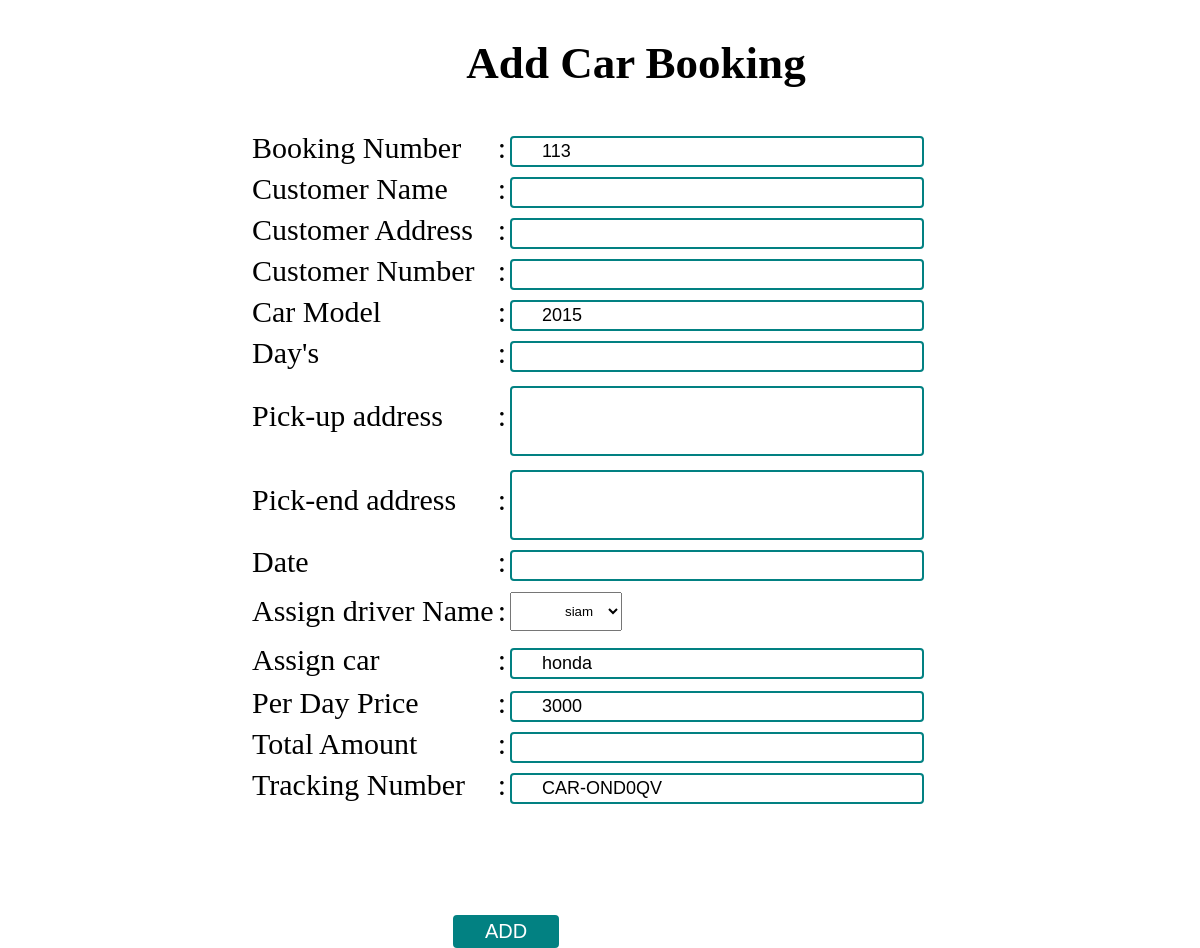
The page /Admin/booking_form.php?book=20 on the database its author committed.
### tables this page shows
CREATE TABLE `booking_information` (
  `id` int(20) NOT NULL,
  `s_l` varchar(10) NOT NULL,
  `c_name` varchar(20) NOT NULL,
  `c_address` varchar(20) NOT NULL,
  `c_number` varchar(20) NOT NULL,
  `car_model` varchar(20) NOT NULL,
  `day` varchar(20) NOT NULL,
  `pick_address` varchar(30) NOT NULL,
  `end_address` varchar(20) NOT NULL,
  `date` varchar(255) NOT NULL,
  `driver_name` varchar(20) NOT NULL,
  `assign_car` varchar(20) NOT NULL,
  `amount` varchar(20) NOT NULL,
  `car_track_no` varchar(255) NOT NULL
);

CREATE TABLE `car_information` (
  `id` int(20) NOT NULL,
  `name` varchar(20) NOT NULL,
  `owner_name` varchar(30) NOT NULL,
  `phone` varchar(30) NOT NULL,
  `model_number` varchar(30) NOT NULL,
  `registration_number` varchar(30) NOT NULL,
  `owner_address` varchar(20) NOT NULL,
  `car_color` varchar(20) NOT NULL,
  `price` varchar(20) NOT NULL,
  `image_link` varchar(20) NOT NULL,
  `car_track_no` varchar(255) NOT NULL
);

### db_connect/connection.php (called while the page is built, shortened)
<?php
class database
{
	public $servername="localhost";
	public $username="root";
	public $pass="";
	public $dbname="rent_management";
	public $link;
	private function dbconnect(){
		$this->link = new mysqli($this->servername,$this->username,$this->pass,$this->dbname) or die("database failed".$this->link->error."(".$this->link->errno.")");
	}
		public function select($a)
		{
			$scr_querr=$this->link->query($a);
			if($scr_querr->num_rows>0)
			{
				return $scr_querr;
			}
		}
			}
			?>

### Admin/booking_form.php (the view, shortened to what this page needs)
    <?php
require_once("../db_connect/connection.php");
$db=new database();
global $sms;
@$amount =$_POST["total"];
?>
 <?php
  if (isset($_GET['book'])) {
    $car_id = $_GET['book'];
    $select_car = "SELECT * FROM `car_information` WHERE id = '$car_id'";
    $exe_car = $db->select($select_car);
    while ($row = $exe_car->fetch_assoc()) {
      $name = $row['name'];
      $amount = $row['price'];
      $Track = $row['car_track_no'];
      $Model = $row['model_number'];
    }}
  ?>
<!DOCTYPE html>
<html>
<head>
  <link rel="stylesheet" type="text/css" href="../public/css/custom.css">
</head>
<body>
<div class="information">
  <h2>Add Car Booking</h2>
   <form action="<?php print $_SERVER['PHP_SELF'];?>" method="post" enctype="multipart/form-data" name="createAdminUser">
  <table>
        <tr>
          <td> Booking Number</td>
          <td>: </td>
          <td><input type="text"  name="s_l"  required readonly value="<?php echo getLastID($db);?>"></td>
        </tr><tr>
          <td>Customer Name</td>
          <td>: </td>
          <td><input type="text" name="c_name" required></td>
        </tr><tr>
          <td>Customer Address</td>
          <td>: </td>
          <td><input type="text" name="c_address" required></td>
        </tr><tr>
          <td>Customer Number</td>
          <td>: </td>
          <td><input type="text" name="c_number" required></td>
        </tr><tr>
          <td>Car Model</td>
          <td>: </td>
          <td><input type="text" readonly value="<?=$Model;?>" name="car_model" required></td>
        </tr><tr>
          <td>Day's</td>
          <td>: </td>
          <td><input id="Days" type="text" name="day" required></td>
        </tr><tr>
          <td>Pick-up address</td>
          <td>: </td>
          <td><input class="addre-filed" type="text" name="pick_address" required></td>
        </tr>
        <tr>
          <td>Pick-end address</td>
          <td>: </td>
          <td><input class="addre-filed" type="text" name="end_address" required></td>
        </tr><tr>
          <td> Date</td>
          <td>: </td>
          <td><input id="txtdate" type="text"  name="date" value="<?php date('Y-m-d', strtotime('dd/mm/yyyy')) ?>" required></td>
        </tr><tr>
          <tr>
          <td> Assign driver Name</td>
          <td>: </td>
           <td>
                     <select class="sl_crs" name = "driver_name" >
                            <?php
                               $qry = "SELECT * FROM `driver_information`";
                               $result=  $db->select($qry);
                             if(mysqli_num_rows($result)>0){
                             while ($row = mysqli_fetch_assoc($result)){
                            ?>
                            <option value="<?php echo $row["name"];?>"><?php echo $row["name"];?></option>
                            <?php }?>
                            <?php }
                            ?>
                    </td>
        </tr><tr>
          <tr>
          <td> Assign car</td>
          <td>: </td>
          <td><input type="text"  name="assign_car" value="<?php echo $name;?>" required></td>
        </tr><tr>
         <tr>
          <td>Per Day Price </td>
          <td>: </td>
          <td><input type="text" value="<?php echo $amount;?>" id="Amount" name="amount" required></td>
         </tr>
         <tr>
          <td>Total Amount</td>
          <td>: </td>
          <td><input type="text" readonly id="total" name="total" required></td>
         </tr>
         <tr>
          <td> Tracking Number</td>
          <td>: </td>
          <td><input type="text"  name="carTrack"  required readonly value="<?php echo $Track; ?>"></td>
        </tr>
      <tr>
          <td class="danger" colspan="3" align="center"><span><?php print $sms; ?></span></td>
     </tr>
    </table>
        <input type="submit" name="add" value="ADD">
  </form>
</div>
<?php
function getLastID($conn)
{
  $sql = "SELECT MAX(id) FROM booking_information";
  $result = $conn->select($sql);
  while($row=$result->fetch_array())
  {
    if ($row[0] >= 1)
    {
      $sqlx = "SELECT * FROM booking_information WHERE id='".$row[0]."'";
      $resultx = $conn->select($sqlx);
      while($rowx=$resultx->fetch_array())
      {
        return $rowx[1] + 1;
      }
    } elseif ($row[0] <= 0) {
      return "101";
    }
  }
}
?>

### public/css/custom.css (style rules this page uses)
body { font-family: cambria; margin: 0; padding: 0; }
td.danger { padding-top: 60px !important; }
.information { margin-left: 9%; font-size: 30px; width: 80%; }
input[type=submit] { margin-left: 220px; margin-top: 45px; font-size: 25px; background: #028182; border-radius: 10px; color: white; }
input { padding: 3px 30px; }
.information h2 { margin-left: 10%; text-align: center; }
input[type=submit] { margin-left: 345px; margin-top: 45px; font-size: 25px; background: #028182; border-radius: 10px; color: red; }
input[type=submit] { margin-left: 345px; margin-top: 45px; font-size: 25px; background: #028182; border-radius: 10px; color: white; }
input[type=text] { border: 2px solid #028182; border-radius: 4px; font-size: 18px; width: 350px; }
input.addre-filed { height: 60px; margin-top: 10px; }
.information table { margin: 0 auto; }
input[type=submit] { border: 2px solid #028182; border-radius: 4px; font-size: 20px; background: #028182; color: white; }

### Admin/booking_form.php (style rules this page uses)
.sl_crs { padding: 10px; margin-bottom: 5px; margin-top: 5px; padding-left: 50px; padding-right: 5px; }

### rows shown on the page
booking_information: s_l "113"
car_information: car_model "2015", assign_car "honda", amount "3000", carTrack "CAR-OND0QV"

### other values the page prints
form field driver_name "siam"
